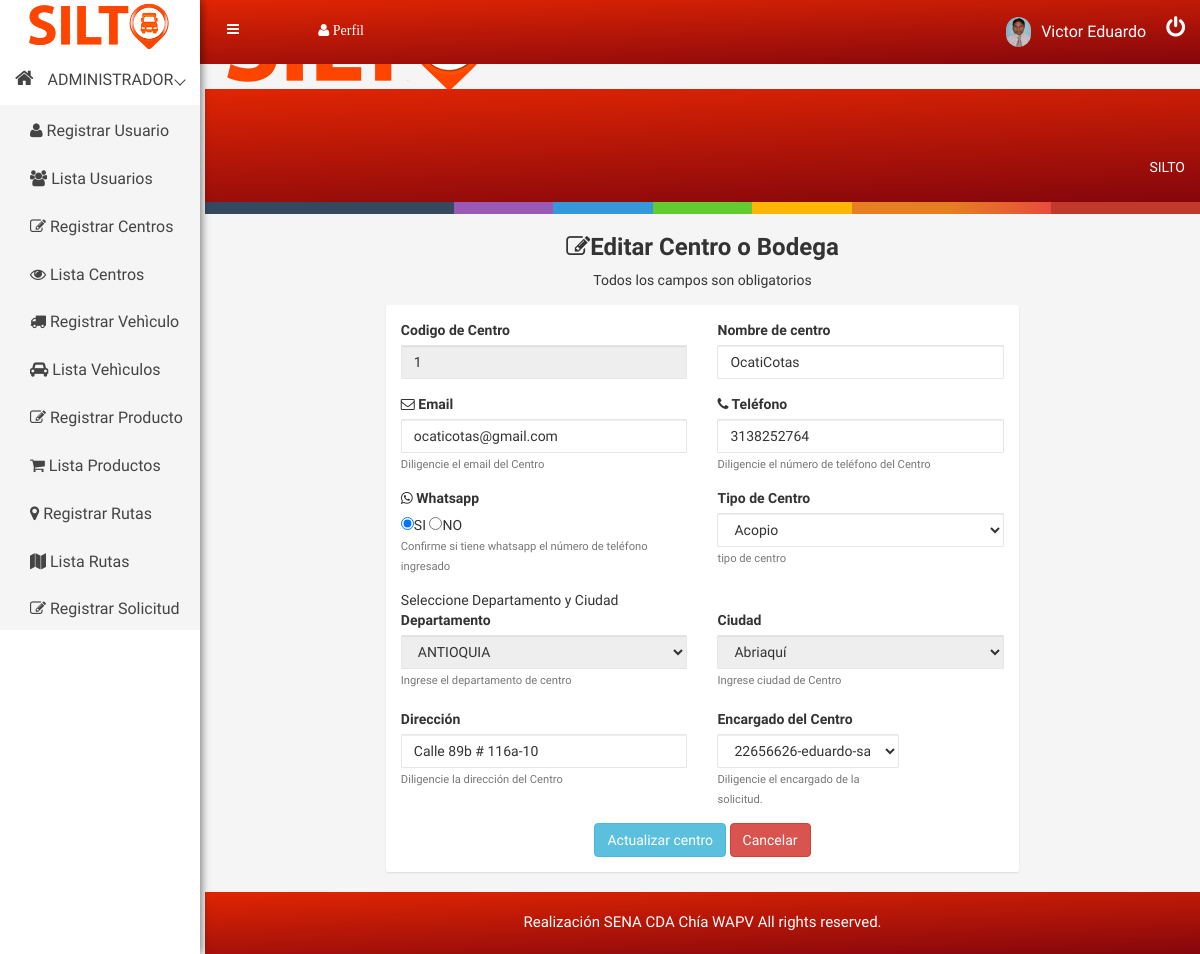
Page /centro/leer/1 (signed in) on the committed database.
### tables this page shows
CREATE TABLE `centro` (
  `id_centro` int(11) NOT NULL COMMENT 'Id de centro',
  `nombre` varchar(25) NOT NULL COMMENT 'Nombre  de centro',
  `email` varchar(50) NOT NULL COMMENT 'Email centro',
  `telefono` bigint(14) NOT NULL COMMENT 'Numero cel centro',
  `whatsapp` varchar(2) DEFAULT NULL COMMENT 'Whatsapp de centro',
  `departamento` varchar(25) NOT NULL COMMENT 'Departamento de centro',
  `ciudad` varchar(25) NOT NULL COMMENT 'Ciudad de centro',
  `tipo_centro` varchar(15) NOT NULL COMMENT 'centro o bodega',
  `direccion` varchar(30) NOT NULL COMMENT 'direccion del centro o Bodega',
  `identificacion` bigint(12) NOT NULL COMMENT 'Encargado de centro'
);

CREATE TABLE `departamentos` (
  `idDepa` int(2) UNSIGNED NOT NULL,
  `departamento` varchar(255) NOT NULL DEFAULT ''
);

CREATE TABLE `ciudades` (
  `idCiud` int(6) UNSIGNED NOT NULL,
  `ciudad` varchar(255) NOT NULL DEFAULT '',
  `idDepa` int(2) UNSIGNED NOT NULL
);

### libs/view.php (called while the page is built, shortened)
<?php
class View{
    function render($nombre){
        require 'views/' . $nombre . '.php';
    }
}
?>

### controllers/centro.php (called while the page is built, shortened)
<?php
    class Centro extends Controller{
        function __construct(){
            $this->view->mensaje="";
        }
        function leer($param = null){
            $id_centro = $param[0];
            $centro = $this->model->readById($id_centro);
            $usuarios = $this->view->datos['ddl_usuarios'] = $this->model->cargarEncargado();
            $this->view->ddl_usuarios = $usuarios;
            $this->view->centro = $centro;
            $this->view->render('admin/editarcentro');
        }
    }
?>

### index.php (called while the page is built, shortened)
<?php
    require 'libs/database.php';
    require 'libs/controller.php';
    require 'libs/view.php';
    $app = new App();
?>

### models/centromodel.php (called while the page is built, shortened)
<?php
    include_once('models/centro.php');
    class CentroModel extends Model{
        public function readById($id){
            $item = new CentroDAO();
            try{
                $query = $this->db->connect()->prepare('SELECT  cent.id_centro, cent.nombre ,  cent.email,  cent.telefono,  cent.whatsapp, depa.departamento, ciud.ciudad, cent.identificacion, cent.tipo_centro, cent.direccion
                FROM centro as cent
                INNER JOIN departamentos as depa on depa.idDepa=cent.departamento
                INNER JOIN ciudades as ciud on ciud.idCiud=cent.ciudad
                WHERE id_centro = :id');
                $query->execute(['id' => $id]);
                while($row = $query->fetch()){
                    $item->id_centro       = $row['id_centro'];
                    $item->nombre          = $row['nombre'];
                    $item->email           = $row['email'];
                    $item->telefono        = $row['telefono'];
                    $item->whatsapp        = $row['whatsapp'];
                    $item->departamento    = $row['departamento'];
                    $item->ciudad          = $row['ciudad'];
                    $item->identificacion  = $row['identificacion'];
                    $item->tipo_centro           = $row['tipo_centro'];
                    $item->direccion           = $row['direccion'];
                }
                return $item;
            }catch(PDOException $e){
                if(constant("DEBUG")){
                    echo $e->getMessage();
                }
                return null;
            }
        }
        public function cargarEncargado(){
            $items = [];
            try {
                $query = $this->db->connect()->query('SELECT identificacion, nombre, apellido, cargo FROM usuario where cargo = "bodeguero"');
                while ($row = $query->fetch()) {
                    $item = new UsuarioDAO();
                    $item->identificacion = $row['identificacion'];
                    $item->nombre = $row['nombre'];
                    $item->apellido = $row['apellido'];
                    $item->cargo = $row['cargo'];
                    array_push($items, $item);
                }
                return $items;
            } catch (PDOException $e) {
                if (constant("DEBUG")) {
                    echo $e->getMessage();
                }
                return [];
            }
        }
    }
?>

### libs/database.php (called while the page is built)
<?php
class Database{
    private $host;
    private $db;
    private $user;
    private $password;
    private $charset;
    public function __construct(){
        $this->host     = constant('HOST');
        $this->db       = constant('DB');
        $this->user     = constant('USER');
        $this->password = constant('PASSWORD');
        $this->charset  = constant('CHARSET');
    }
    function connect(){
        try{
            $connection = "mysql:host=" . $this->host . ";dbname=" . $this->db . ";charset=" . $this->charset;
            $options = [
                PDO::ATTR_ERRMODE            => PDO::ERRMODE_EXCEPTION,
                PDO::ATTR_EMULATE_PREPARES   => false,
            ];
            $pdo = new PDO($connection, $this->user, $this->password, $options);
            return $pdo;
        }catch(PDOException $e){
            print_r('Error connection: ' . $e->getMessage());
        }
    }
}
?>

### libs/controller.php (called while the page is built, shortened)
<?php
class Controller{
    function loadModel($model){
        $url = 'models/'.$model.'model.php';
        if(file_exists($url)){
            $this->model = new $modelName();
        }
    }
}
?>

### views/admin/editarcentro.php (the view, shortened to what this page needs)
<!DOCTYPE html>
<html lang="en">
<head>
<?php require 'views/head.php'; ?>
</head>
<body>
    <?php require 'views/header.php'; ?>
    <div class="container-fluid">
    <div class="row">
        <div class="col-lg-2 col-md-2 col-sm-2 col-xs-12"></div>
        <div class="col-md-8 col-md-8 col-sm-8 col-xs-12">
            <div class="text-center custom-login mt-20px">
                <h3><i class="fa fa-edit" aria-hidden="true"></i>Editar Centro o Bodega</h3>
                <p>Todos los campos son obligatorios</p>
            </div>
            <div class="hpanel">
                <div class="panel-body">
                    <form action="<?php echo constant('URL'); ?>centro/editar" method="POST">
                        <div class="row">
                        <div class="form-group col-md-6">
                                <label for="id_centro">Codigo de Centro</label>
                                <input type="number" class="form-control" value="<?php echo $this->centro->id_centro; ?>" name="id_centro" id="id_centro" readonly>
                            </div>
                            <div class="form-group col-md-6">
                                <label for="nombre">Nombre de centro</label>
                                <input type="text" class="form-control" value="<?php echo $this->centro->nombre; ?>" name="nombre" id="nombre" required>
                            </div>
                            <div class="form-group col-md-6">
                                <label for="email"><i class="fa fa-envelope-o" aria-hidden="true"></i> Email</label>
                                <input type="email" class="form-control" value="<?php echo $this->centro->email; ?>" name="email" id="email" required>
                                <small id="emailHelp" class="form-text text-muted">Diligencie el email del Centro</small>
                            </div>
                            <div class="form-group col-md-6">
                                <label for="telefono"><i class="fa fa-phone" aria-hidden="true"></i> Teléfono</label>
                                <input type="number" class="form-control" value="<?php echo $this->centro->telefono; ?>" name="telefono" id="telefono" required>
                                <small id="telefonoHelp" class="form-text text-muted">Diligencie el número de teléfono del Centro</small>
                            </div>
                            <div class="form-group col-md-6">
                            <label for="whatsapp"><i class="fa fa-whatsapp" aria-hidden="true"></i> Whatsapp</label><br>
                                <input class="custom-control-input"required type="radio" name="whatsapp" id="whatsapp1" value="SI" checked>SI
                                <input class="custom-control-input" type="radio" name="whatsapp" id="whatsapp0" value="NO">NO<br>
                                <small id="whatsappHelp" class="form-text text-muted">Confirme si tiene whatsapp el número de teléfono ingresado</small>
                            </div>
                            <div class="form-group col-lg-6">
                                <label for="tipo_centro">Tipo de Centro</label>
                                <select class="form-control" id="tipo_centro" name="tipo_centro" style="width:100%"  required>
                                    <option selected value="<?php echo $this->centro->tipo_centro; ?>"><?php echo $this->centro->tipo_centro; ?></option>
                                </select>
                                <small id="tipo_centroHelp" class="form-text text-muted">tipo de centro</small>
                            </div>
                            <div class="col-lg-12">
                                <div class="card">
                                    <div class="card-header">
                                    Seleccione Departamento y Ciudad
                                    </div>
                                    <div class="card-body">
                                        <div class="row">
                                            <div class="col-md-6">
                                                <label for="">Departamento</label>
                                                <select class="form-control" name="departamento"  id="departamentos_editar"  readonly>
                                                <option selected value="<?php echo $this->centro->departamento;?>"><?php echo $this->centro->departamento; ?></option>
                                                </select>
                                                <small id="tipo_centroHelp" class="form-text text-muted">Ingrese el departamento de centro </small>
                                            </div>
                                            <div class="col-md-6">
                                                <label for="ciudades">Ciudad</label>
                                                <select class="form-control" name="ciudad" id="ciudades_editar"  readonly>
                                                <option selected value="<?php echo $this->centro->ciudad; ?>"><?php echo $this->centro->ciudad; ?></option>
                                                </select>
                                                <small id="tipo_centroHelp" class="form-text text-muted">Ingrese ciudad de Centro</small>
                                            </div>
                                        </div><br>
                                    </div>
                                </div>
                            </div>
                            <div class="form-group col-md-6">
                                <label for="direccion">Dirección</label>
                                <input type="text" class="form-control" value="<?php echo $this->centro->direccion; ?>" name="direccion" id="direccion" required>
                                <small id="direccionHelp" class="form-text text-muted">Diligencie la dirección del Centro</small>
                            </div>
                            <div class="form-group col-md-4">
                                <label for="identificacion">Encargado del Centro</label>
                                <select class="form-control" id="identificacion" name="identificacion"  required>
                                        <?php
                                            if(count($this->ddl_usuarios)>0){
                                                foreach ($this->ddl_usuarios as $usuario) {
                                                $ddl_usuario = $usuario;
                                                if($this->centro->identificacion==$usuario->identificacion){
                                                    $seleccionado = "selected";
                                                }else{
                                                    $seleccionado = '';
                                                }
                                        ?>
                                                <option <?php echo $seleccionado; ?>  value="<?php echo $ddl_usuario->identificacion; ?>"><?php echo $ddl_usuario->identificacion; ?>-</option>
                                                <?php
                                                }
                                            }
                                                ?>
                                </select>
                                <small id="identificacionHelp" class="form-text text-muted">Diligencie el encargado de la solicitud.</small>
                            </div>
                        </div>
                        <div class="text-center ">
                            <button type="submit" class="btn btn-info">Actualizar centro</button>
                            <button class="btn btn-danger">Cancelar</button>
                        </div>
                  </form>
                </div>
            </div>
        </div>
        <div class="col-lg-2 col-md-2 col-sm-2 col-xs-12"></div>
    </div>
</div><br>
    <?php require 'views/footer.php'; ?>
</body>
</html>

### public/css/main.css (style rules this page uses)
html { color: #222; font-size: 1em; line-height: 1.4; }

### public/css/style.css (style rules this page uses)
html, body { height: 100%; font-family: 'Play', sans-serif;font-weight:400;background:#f5f5f5; }
p { margin:0 0 15px; }
h1, h2, h3, h4, h5, h6 { margin: 0 0 10px; font-weight:700; }
.form-control { background-color: #FFFFFF; background-image: none; border: 1px solid #e5e6e7; border-radius: 1px; color: inherit; display: block; padding: 6px 12px; transition: border-color 0.15s ease-in-out 0s, box-shadow 0.15s ease-in-out 0s; width: 100%; }
.hpanel .panel-body { background: #fff; border-radius: 2px; padding: 15px; position: relative; -webkit-box-shadow: 0px 1px 2px 0px rgba(0, 0, 0, 0.1); box-shadow: 0px 1px 2px 0px rgba(0, 0, 0, 0.1); }
.panel-body { padding: 15px; background:#fff; }

### rows in the picture
centro: id_centro "1", nombre "OcatiCotas", email "ocaticotas@gmail.com", telefono "3138252764", tipo_centro "Acopio", departamento "ANTIOQUIA", ciudad "Abriaquí", direccion "Calle 89b # 116a-10"

### other values in the picture
$_SESSION['cargo'] "ADMINISTRADOR"
$_SESSION['nombre'] "Victor Eduardo"
form field identificacion "22656626-eduardo-sando-bodeguero"
